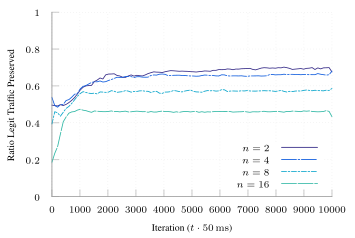

This chart was generated by the following gnuplot code:
set terminal tikz standalone color size 9cm,6cm font '\scriptsize' preamble '\usepackage{microtype} \usepackage{times} \usepackage[T1]{fontenc} \usepackage{siunitx}\sisetup{detect-all}'
set output "m-udp-banded.tex"

load "parula.pal"

set style line 102 lc rgb '#a0a0a0' lt 1 lw 1
set border ls 102
set colorbox border 102
set key textcolor rgb "black"
set tics textcolor rgb "black"
set label textcolor rgb "black"

set border 3
set grid x y
set xtics nomirror
set ytics nomirror

#set key autotitle columnhead
set datafile separator ","

set xlabel "Iteration ($t \\cdot{} \\SI{50}{\\milli\\second}$)"
set ylabel "Ratio Legit Traffic Preserved"

set yrange [0.0:1.0]
set key inside bottom right

plot '../results/m-udp-banded-2' u 1:3 w lines smooth sbezier title "$n=2$" dt 1, \
     '../results/m-udp-banded-4' u 1:3 w lines smooth sbezier title "$n=4$" dt (18,2,2,2), \
     '../results/m-udp-banded-8' u 1:3 w lines smooth sbezier title "$n=8$" ls 4  dt (6,2,2,2), \
     '../results/m-udp-banded-16' u 1:3 w lines smooth sbezier title "$n=16$" ls 5 dt (18,2)
